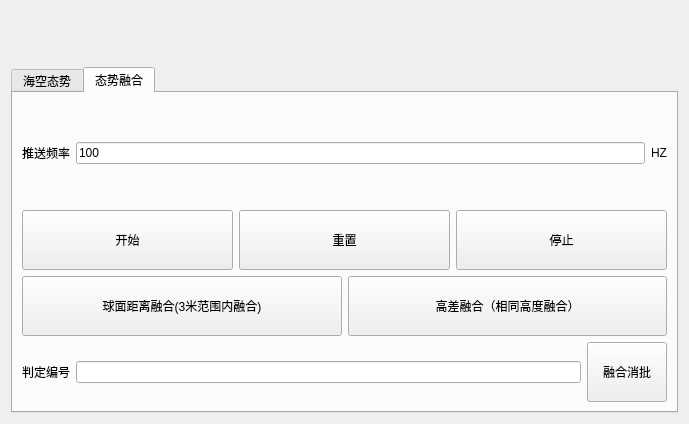
<?xml version="1.0" encoding="UTF-8"?>
<ui version="4.0">
 <class>GkdDataFusion</class>
 <widget class="QWidget" name="GkdDataFusion">
  <property name="geometry">
   <rect>
    <x>0</x>
    <y>0</y>
    <width>689</width>
    <height>424</height>
   </rect>
  </property>
  <property name="windowTitle">
   <string>Form</string>
  </property>
  <layout class="QVBoxLayout" name="verticalLayout">
   <item>
    <widget class="QLabel" name="label_2">
     <property name="minimumSize">
      <size>
       <width>0</width>
       <height>50</height>
      </size>
     </property>
     <property name="text">
      <string/>
     </property>
    </widget>
   </item>
   <item>
    <widget class="QTabWidget" name="tabWidget">
     <property name="currentIndex">
      <number>1</number>
     </property>
     <widget class="QWidget" name="tab">
      <attribute name="title">
       <string>海空态势</string>
      </attribute>
      <widget class="QPushButton" name="pushButton_1">
       <property name="geometry">
        <rect>
         <x>190</x>
         <y>60</y>
         <width>140</width>
         <height>60</height>
        </rect>
       </property>
       <property name="text">
        <string>推送船舶航迹</string>
       </property>
      </widget>
      <widget class="QPushButton" name="pushButton_2">
       <property name="geometry">
        <rect>
         <x>180</x>
         <y>150</y>
         <width>140</width>
         <height>60</height>
        </rect>
       </property>
       <property name="text">
        <string>推送飞机航迹</string>
       </property>
      </widget>
      <widget class="QPushButton" name="pushButton_11">
       <property name="geometry">
        <rect>
         <x>370</x>
         <y>60</y>
         <width>140</width>
         <height>60</height>
        </rect>
       </property>
       <property name="text">
        <string>停止船舶推送</string>
       </property>
      </widget>
      <widget class="QPushButton" name="pushButton_22">
       <property name="geometry">
        <rect>
         <x>370</x>
         <y>150</y>
         <width>140</width>
         <height>60</height>
        </rect>
       </property>
       <property name="text">
        <string>停止飞机推送</string>
       </property>
      </widget>
      <widget class="QPushButton" name="pushButton_duokong">
       <property name="geometry">
        <rect>
         <x>190</x>
         <y>240</y>
         <width>320</width>
         <height>60</height>
        </rect>
       </property>
       <property name="text">
        <string>夺控清缴推流</string>
       </property>
      </widget>
     </widget>
     <widget class="QWidget" name="tab_2">
      <attribute name="title">
       <string>态势融合</string>
      </attribute>
      <layout class="QVBoxLayout" name="verticalLayout_3">
       <item>
        <layout class="QVBoxLayout" name="verticalLayout_2">
         <item>
          <layout class="QHBoxLayout" name="horizontalLayout_2">
           <item>
            <widget class="QLabel" name="label">
             <property name="text">
              <string>推送频率</string>
             </property>
            </widget>
           </item>
           <item>
            <widget class="QLineEdit" name="lineEdit_1">
             <property name="text">
              <string>100</string>
             </property>
            </widget>
           </item>
           <item>
            <widget class="QLabel" name="label_4">
             <property name="text">
              <string>HZ</string>
             </property>
            </widget>
           </item>
          </layout>
         </item>
         <item>
          <layout class="QHBoxLayout" name="horizontalLayout">
           <item>
            <widget class="QPushButton" name="pushButton_3">
             <property name="minimumSize">
              <size>
               <width>0</width>
               <height>60</height>
              </size>
             </property>
             <property name="text">
              <string>开始</string>
             </property>
            </widget>
           </item>
           <item>
            <widget class="QPushButton" name="pushButton_4">
             <property name="minimumSize">
              <size>
               <width>0</width>
               <height>60</height>
              </size>
             </property>
             <property name="text">
              <string>重置</string>
             </property>
            </widget>
           </item>
           <item>
            <widget class="QPushButton" name="pushButton_5">
             <property name="minimumSize">
              <size>
               <width>0</width>
               <height>60</height>
              </size>
             </property>
             <property name="text">
              <string>停止</string>
             </property>
            </widget>
           </item>
          </layout>
         </item>
         <item>
          <layout class="QHBoxLayout" name="horizontalLayout_6">
           <item>
            <widget class="QPushButton" name="pushButton_8">
             <property name="minimumSize">
              <size>
               <width>0</width>
               <height>60</height>
              </size>
             </property>
             <property name="text">
              <string>球面距离融合(3米范围内融合)</string>
             </property>
            </widget>
           </item>
           <item>
            <widget class="QPushButton" name="pushButton_9">
             <property name="minimumSize">
              <size>
               <width>0</width>
               <height>60</height>
              </size>
             </property>
             <property name="text">
              <string>高差融合（相同高度融合）</string>
             </property>
            </widget>
           </item>
          </layout>
         </item>
         <item>
          <layout class="QHBoxLayout" name="horizontalLayout_3">
           <item>
            <widget class="QLabel" name="label_3">
             <property name="text">
              <string>判定编号</string>
             </property>
            </widget>
           </item>
           <item>
            <widget class="QLineEdit" name="lineEdit_2"/>
           </item>
           <item>
            <widget class="QPushButton" name="pushButton_7">
             <property name="enabled">
              <bool>true</bool>
             </property>
             <property name="minimumSize">
              <size>
               <width>0</width>
               <height>60</height>
              </size>
             </property>
             <property name="text">
              <string>融合消批</string>
             </property>
            </widget>
           </item>
          </layout>
         </item>
        </layout>
       </item>
      </layout>
     </widget>
    </widget>
   </item>
  </layout>
 </widget>
 <resources/>
 <connections/>
</ui>
